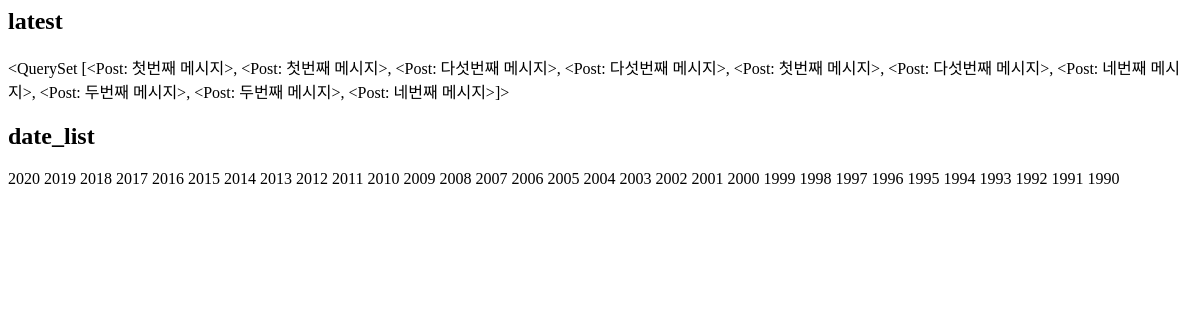
Before: /k-instagram/archive/ with the older database file.
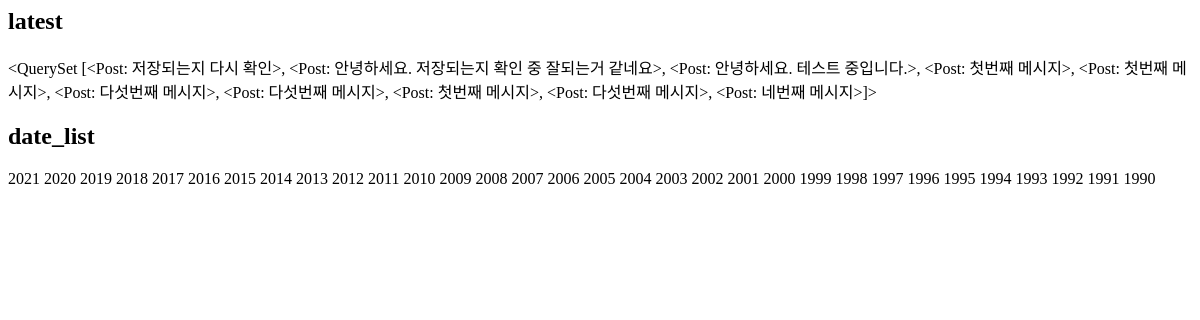
After: the same page with the newer database file.
### instagram/models.py (models this page shows, shortened)
class Post(models.Model):
    author = models.ForeignKey(settings.AUTH_USER_MODEL,
        on_delete=models.CASCADE, related_name='+')
    message = models.TextField(
        validators=[MinLengthValidator(10)]
    )
    photo = models.ImageField(blank=True, upload_to='instagram/post/%Y/%m/%d') # media���� �ؿ� upload_to ��ΰ� ������
    tag_set = models.ManyToManyField('Tag', blank=True) # Tag�� ������ ���, Tag�� ���� ���� �׾���(�ۼ� ��ÿ� ���ǵǾ� ���� ����)
    is_public = models.BooleanField(default=False, verbose_name='��������')
    create_at = models.DateTimeField(auto_now_add=True)
    update_at = models.DateTimeField(auto_now=True)
    def __str__(self):
        return self.message
    class Meta:
        ordering = ['-id']

### instagram/templates/instagram/post_archive.html
<h2>latest</h2>
{{ latest }}
<h2>date_list</h2>
{% for date in date_list %}
    {{ date.year }}
{% endfor %}

Changed rows visible on the page:
no longer on this page (row unchanged): Post: message.message "<QuerySet [<Post: 첫번째 메시지>, <Post: 첫번째 메시지>, <Post: 다섯번째 메시지>, <Post: 다섯번째 메시지>, <Post: 첫번째 메시지>, <Post: 다섯번째 메시지>, <Post: 네번째 메시지>, <Post: 두번째 메시지>, <Post: 두번째 메시지>, <Post: 네번째 메시지>]>"
added Post: message.message "<QuerySet [<Post: 저장되는지 다시 확인>, <Post: 안녕하세요. 저장되는지 확인 중 잘되는거 같네요>, <Post: 안녕하세요. 테스트 중입니다.>, <Post: 첫번째 메시지>, <Post: 첫번째 메시지>, <Post: 다섯번째 메시지>, <Post: 다섯번째 메시지>, <Post: 첫번째 메시지>, <Post: 다섯번째 메시지>, <Post: 네번째 메시지>]>"
Other visible differences:
new list line: "2021"
